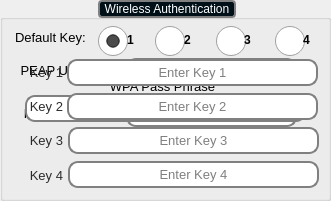
     <widget class="QGroupBox" name="wirelessAuthenticationGroupBox">
      <property name="geometry">
       <rect>
        <x>573</x>
        <y>196</y>
        <width>331</width>
        <height>201</height>
       </rect>
      </property>
      <property name="autoFillBackground">
       <bool>false</bool>
      </property>
      <property name="styleSheet">
       <string notr="true">QGroupBox#wirelessAuthenticationGroupBox{
	border: 2px solid gray;
	border-radius: 8px;
    color: rgb(0,0,0);
	margin-top: 8px;
		background: rgb(238, 255, 211); 
}
QGroupBox::title {
     subcontrol-origin: margin;
     subcontrol-position: top center; /* position at the top center */
     padding: 0 3px;
     background-color: qlineargradient(x1: 0, y1: 0, x2: 0, y2: 1,
                                       stop: 0 #FF0ECE, stop: 1 #FFFFFF);
	background: rgb(0, 16, 24);
	color: rgb(255,255,255);
	border: 2px solid gray;
	border-radius: 4px;
 }</string>
      </property>
      <property name="title">
       <string>Wireless Authentication</string>
      </property>
      <widget class="QFrame" name="wepKeyFrame">
       <property name="geometry">
        <rect>
         <x>6</x>
         <y>23</y>
         <width>316</width>
         <height>171</height>
        </rect>
       </property>
       <property name="autoFillBackground">
        <bool>false</bool>
       </property>
       <property name="styleSheet">
        <string notr="true">QFrame{
	border: 0px solid green;
	
}</string>
       </property>
       <property name="frameShape">
        <enum>QFrame::StyledPanel</enum>
       </property>
       <property name="frameShadow">
        <enum>QFrame::Raised</enum>
       </property>
       <widget class="QLabel" name="label_35">
        <property name="geometry">
         <rect>
          <x>297</x>
          <y>6</y>
          <width>16</width>
          <height>21</height>
         </rect>
        </property>
        <property name="font">
         <font>
          <weight>75</weight>
          <bold>true</bold>
         </font>
        </property>
        <property name="text">
         <string>4</string>
        </property>
        <property name="alignment">
         <set>Qt::AlignLeading|Qt::AlignLeft|Qt::AlignVCenter</set>
        </property>
       </widget>
       <widget class="QLabel" name="label_10">
        <property name="geometry">
         <rect>
          <x>6</x>
          <y>73</y>
          <width>51</width>
          <height>20</height>
         </rect>
        </property>
        <property name="font">
         <font>
          <pointsize>10</pointsize>
         </font>
        </property>
        <property name="styleSheet">
         <string notr="true">color: rgb(43, 43, 43);
background:transparent;</string>
        </property>
        <property name="text">
         <string>Key 2</string>
        </property>
        <property name="alignment">
         <set>Qt::AlignRight|Qt::AlignTrailing|Qt::AlignVCenter</set>
        </property>
       </widget>
       <widget class="QLabel" name="label_33">
        <property name="geometry">
         <rect>
          <x>178</x>
          <y>6</y>
          <width>16</width>
          <height>21</height>
         </rect>
        </property>
        <property name="font">
         <font>
          <weight>75</weight>
          <bold>true</bold>
         </font>
        </property>
        <property name="text">
         <string>2</string>
        </property>
        <property name="alignment">
         <set>Qt::AlignLeading|Qt::AlignLeft|Qt::AlignVCenter</set>
        </property>
       </widget>
       <widget class="QRadioButton" name="wirelessAuthenticationDefaultKey2Radio">
        <property name="geometry">
         <rect>
          <x>149</x>
          <y>3</y>
          <width>31</width>
          <height>30</height>
         </rect>
        </property>
        <property name="styleSheet">
         <string notr="true">QRadioButton::indicator{
width: 30px;
height: 30px;
} </string>
        </property>
        <property name="text">
         <string/>
        </property>
       </widget>
       <widget class="QLabel" name="label_24">
        <property name="geometry">
         <rect>
          <x>9</x>
          <y>6</y>
          <width>91</width>
          <height>17</height>
         </rect>
        </property>
        <property name="font">
         <font>
          <pointsize>10</pointsize>
         </font>
        </property>
        <property name="text">
         <string>Default Key:</string>
        </property>
       </widget>
       <widget class="QLabel" name="label_34">
        <property name="geometry">
         <rect>
          <x>238</x>
          <y>6</y>
          <width>16</width>
          <height>21</height>
         </rect>
        </property>
        <property name="font">
         <font>
          <weight>75</weight>
          <bold>true</bold>
         </font>
        </property>
        <property name="text">
         <string>3</string>
        </property>
        <property name="alignment">
         <set>Qt::AlignLeading|Qt::AlignLeft|Qt::AlignVCenter</set>
        </property>
       </widget>
       <widget class="QLineEdit" name="wepKey2LineEdit">
        <property name="geometry">
         <rect>
          <x>61</x>
          <y>70</y>
          <width>251</width>
          <height>27</height>
         </rect>
        </property>
        <property name="font">
         <font>
          <pointsize>10</pointsize>
         </font>
        </property>
        <property name="focusPolicy">
         <enum>Qt::StrongFocus</enum>
        </property>
        <property name="styleSheet">
         <string notr="true">border-radius: 10px;
border: 2px solid gray;
background:white;</string>
        </property>
        <property name="text">
         <string/>
        </property>
        <property name="echoMode">
         <enum>QLineEdit::Password</enum>
        </property>
        <property name="alignment">
         <set>Qt::AlignCenter</set>
        </property>
        <property name="placeholderText">
         <string>Enter Key 2</string>
        </property>
       </widget>
       <widget class="QRadioButton" name="wirelessAuthenticationdefaultKey4Radio">
        <property name="geometry">
         <rect>
          <x>269</x>
          <y>3</y>
          <width>31</width>
          <height>30</height>
         </rect>
        </property>
        <property name="styleSheet">
         <string notr="true">QRadioButton::indicator{
width: 30px;
height: 30px;
} </string>
        </property>
        <property name="text">
         <string/>
        </property>
       </widget>
       <widget class="QLineEdit" name="wepKey4LineEdit">
        <property name="geometry">
         <rect>
          <x>62</x>
          <y>138</y>
          <width>251</width>
          <height>27</height>
         </rect>
        </property>
        <property name="font">
         <font>
          <pointsize>10</pointsize>
         </font>
        </property>
        <property name="focusPolicy">
         <enum>Qt::StrongFocus</enum>
        </property>
        <property name="styleSheet">
         <string notr="true">border-radius: 10px;
border: 2px solid gray;
background:white;</string>
        </property>
        <property name="text">
         <string/>
        </property>
        <property name="echoMode">
         <enum>QLineEdit::Password</enum>
        </property>
        <property name="alignment">
         <set>Qt::AlignCenter</set>
        </property>
        <property name="placeholderText">
         <string>Enter Key 4</string>
        </property>
       </widget>
       <widget class="QLabel" name="label_29">
        <property name="geometry">
         <rect>
          <x>121</x>
          <y>6</y>
          <width>16</width>
          <height>21</height>
         </rect>
        </property>
        <property name="font">
         <font>
          <weight>75</weight>
          <bold>true</bold>
         </font>
        </property>
        <property name="text">
         <string>1</string>
        </property>
       </widget>
       <widget class="QRadioButton" name="wirelessAuthenticationDefaultKey3Radio">
        <property name="geometry">
         <rect>
          <x>210</x>
          <y>3</y>
          <width>31</width>
          <height>30</height>
         </rect>
        </property>
        <property name="styleSheet">
         <string notr="true">QRadioButton::indicator{
width: 30px;
height: 30px;
} </string>
        </property>
        <property name="text">
         <string/>
        </property>
       </widget>
       <widget class="QLineEdit" name="wepKey3LineEdit">
        <property name="geometry">
         <rect>
          <x>62</x>
          <y>104</y>
          <width>251</width>
          <height>27</height>
         </rect>
        </property>
        <property name="font">
         <font>
          <pointsize>10</pointsize>
         </font>
        </property>
        <property name="focusPolicy">
         <enum>Qt::StrongFocus</enum>
        </property>
        <property name="styleSheet">
         <string notr="true">border-radius: 10px;
border: 2px solid gray;
background:white;</string>
        </property>
        <property name="text">
         <string/>
        </property>
        <property name="echoMode">
         <enum>QLineEdit::Password</enum>
        </property>
        <property name="alignment">
         <set>Qt::AlignCenter</set>
        </property>
        <property name="placeholderText">
         <string>Enter Key 3</string>
        </property>
       </widget>
       <widget class="QLabel" name="label_9">
        <property name="geometry">
         <rect>
          <x>6</x>
          <y>39</y>
          <width>51</width>
          <height>20</height>
         </rect>
        </property>
        <property name="font">
         <font>
          <pointsize>10</pointsize>
         </font>
        </property>
        <property name="styleSheet">
         <string notr="true">color: rgb(43, 43, 43);
background:transparent;</string>
        </property>
        <property name="text">
         <string>Key 1</string>
        </property>
        <property name="alignment">
         <set>Qt::AlignRight|Qt::AlignTrailing|Qt::AlignVCenter</set>
        </property>
       </widget>
       <widget class="QLabel" name="label_11">
        <property name="geometry">
         <rect>
          <x>6</x>
          <y>107</y>
          <width>51</width>
          <height>20</height>
         </rect>
        </property>
        <property name="font">
         <font>
          <pointsize>10</pointsize>
         </font>
        </property>
        <property name="styleSheet">
         <string notr="true">color: rgb(43, 43, 43);
background:transparent;</string>
        </property>
        <property name="text">
         <string>Key 3</string>
        </property>
        <property name="alignment">
         <set>Qt::AlignRight|Qt::AlignTrailing|Qt::AlignVCenter</set>
        </property>
       </widget>
       <widget class="QLabel" name="label_18">
        <property name="geometry">
         <rect>
          <x>6</x>
          <y>142</y>
          <width>51</width>
          <height>20</height>
         </rect>
        </property>
        <property name="font">
         <font>
          <pointsize>10</pointsize>
         </font>
        </property>
        <property name="styleSheet">
         <string notr="true">color: rgb(43, 43, 43);
background:transparent;</string>
        </property>
        <property name="text">
         <string>Key 4</string>
        </property>
        <property name="alignment">
         <set>Qt::AlignRight|Qt::AlignTrailing|Qt::AlignVCenter</set>
        </property>
       </widget>
       <widget class="QLineEdit" name="wepKey1LineEdit">
        <property name="geometry">
         <rect>
          <x>61</x>
          <y>36</y>
          <width>251</width>
          <height>27</height>
         </rect>
        </property>
        <property name="font">
         <font>
          <pointsize>10</pointsize>
         </font>
        </property>
        <property name="focusPolicy">
         <enum>Qt::StrongFocus</enum>
        </property>
        <property name="styleSheet">
         <string notr="true">border-radius: 10px;
border: 2px solid gray;
background:white;</string>
        </property>
        <property name="text">
         <string/>
        </property>
        <property name="echoMode">
         <enum>QLineEdit::Password</enum>
        </property>
        <property name="alignment">
         <set>Qt::AlignCenter</set>
        </property>
        <property name="placeholderText">
         <string>Enter Key 1</string>
        </property>
       </widget>
       <widget class="QRadioButton" name="wirelessAuthenticationDefaultKey1Radio">
        <property name="geometry">
         <rect>
          <x>92</x>
          <y>3</y>
          <width>31</width>
          <height>30</height>
         </rect>
        </property>
        <property name="styleSheet">
         <string notr="true">QRadioButton::indicator{
width: 30px;
height: 30px;
} </string>
        </property>
        <property name="text">
         <string/>
        </property>
        <property name="checked">
         <bool>true</bool>
        </property>
       </widget>
       <zorder>label_10</zorder>
       <zorder>wirelessAuthenticationDefaultKey2Radio</zorder>
       <zorder>label_24</zorder>
       <zorder>wepKey2LineEdit</zorder>
       <zorder>wepKey4LineEdit</zorder>
       <zorder>wirelessAuthenticationDefaultKey3Radio</zorder>
       <zorder>wepKey3LineEdit</zorder>
       <zorder>label_9</zorder>
       <zorder>label_11</zorder>
       <zorder>label_18</zorder>
       <zorder>wepKey1LineEdit</zorder>
       <zorder>wirelessAuthenticationDefaultKey1Radio</zorder>
       <zorder>label_29</zorder>
       <zorder>label_33</zorder>
       <zorder>label_34</zorder>
       <zorder>wirelessAuthenticationdefaultKey4Radio</zorder>
       <zorder>label_35</zorder>
      </widget>
      <widget class="QFrame" name="eapUserPassFrame">
       <property name="geometry">
        <rect>
         <x>6</x>
         <y>20</y>
         <width>316</width>
         <height>161</height>
        </rect>
       </property>
       <property name="autoFillBackground">
        <bool>false</bool>
       </property>
       <property name="styleSheet">
        <string notr="true">QFrame{
	border: 0px solid green;
	
}</string>
       </property>
       <property name="frameShape">
        <enum>QFrame::StyledPanel</enum>
       </property>
       <property name="frameShadow">
        <enum>QFrame::Raised</enum>
       </property>
       <widget class="QLabel" name="eapUsernameLabel">
        <property name="geometry">
         <rect>
          <x>8</x>
          <y>40</y>
          <width>111</width>
          <height>20</height>
         </rect>
        </property>
        <property name="font">
         <font>
          <pointsize>10</pointsize>
         </font>
        </property>
        <property name="text">
         <string>PEAP Username</string>
        </property>
        <property name="alignment">
         <set>Qt::AlignCenter</set>
        </property>
       </widget>
       <widget class="QLineEdit" name="eapUsernameLineEdit">
        <property name="geometry">
         <rect>
          <x>120</x>
          <y>38</y>
          <width>171</width>
          <height>27</height>
         </rect>
        </property>
        <property name="styleSheet">
         <string notr="true">border-radius: 10px;
border: 2px solid gray;</string>
        </property>
        <property name="text">
         <string/>
        </property>
        <property name="alignment">
         <set>Qt::AlignCenter</set>
        </property>
        <property name="placeholderText">
         <string>Enter Username</string>
        </property>
       </widget>
       <widget class="QLabel" name="eapPasswordLabel">
        <property name="geometry">
         <rect>
          <x>10</x>
          <y>83</y>
          <width>111</width>
          <height>20</height>
         </rect>
        </property>
        <property name="font">
         <font>
          <pointsize>10</pointsize>
         </font>
        </property>
        <property name="text">
         <string>PEAP Password</string>
        </property>
        <property name="alignment">
         <set>Qt::AlignCenter</set>
        </property>
       </widget>
       <widget class="QLineEdit" name="eapPasswordLineEdit">
        <property name="geometry">
         <rect>
          <x>120</x>
          <y>80</y>
          <width>171</width>
          <height>27</height>
         </rect>
        </property>
        <property name="styleSheet">
         <string notr="true">border-radius: 10px;
border: 2px solid gray;</string>
        </property>
        <property name="text">
         <string/>
        </property>
        <property name="echoMode">
         <enum>QLineEdit::Password</enum>
        </property>
        <property name="alignment">
         <set>Qt::AlignCenter</set>
        </property>
        <property name="placeholderText">
         <string>Enter Password</string>
        </property>
       </widget>
      </widget>
      <widget class="QFrame" name="wpaPassPhraseFrame">
       <property name="geometry">
        <rect>
         <x>6</x>
         <y>22</y>
         <width>316</width>
         <height>161</height>
        </rect>
       </property>
       <property name="autoFillBackground">
        <bool>false</bool>
       </property>
       <property name="styleSheet">
        <string notr="true">QFrame{
	border: 0px solid green;
	
}</string>
       </property>
       <property name="frameShape">
        <enum>QFrame::StyledPanel</enum>
       </property>
       <property name="frameShadow">
        <enum>QFrame::Raised</enum>
       </property>
       <widget class="QLabel" name="label_42">
        <property name="geometry">
         <rect>
          <x>31</x>
          <y>54</y>
          <width>251</width>
          <height>20</height>
         </rect>
        </property>
        <property name="font">
         <font>
          <pointsize>10</pointsize>
         </font>
        </property>
        <property name="text">
         <string>WPA Pass Phrase</string>
        </property>
        <property name="alignment">
         <set>Qt::AlignCenter</set>
        </property>
       </widget>
       <widget class="QLineEdit" name="wpaPassphraseLineEdit">
        <property name="geometry">
         <rect>
          <x>19</x>
          <y>73</y>
          <width>281</width>
          <height>27</height>
         </rect>
        </property>
        <property name="styleSheet">
         <string notr="true">border-radius: 10px;
border: 2px solid gray;</string>
        </property>
        <property name="text">
         <string/>
        </property>
        <property name="echoMode">
         <enum>QLineEdit::Password</enum>
        </property>
        <property name="alignment">
         <set>Qt::AlignCenter</set>
        </property>
        <property name="placeholderText">
         <string>Enter Pass Phrase</string>
        </property>
       </widget>
      </widget>
      <zorder>eapUserPassFrame</zorder>
      <zorder>wpaPassPhraseFrame</zorder>
      <zorder>wepKeyFrame</zorder>
     </widget>
